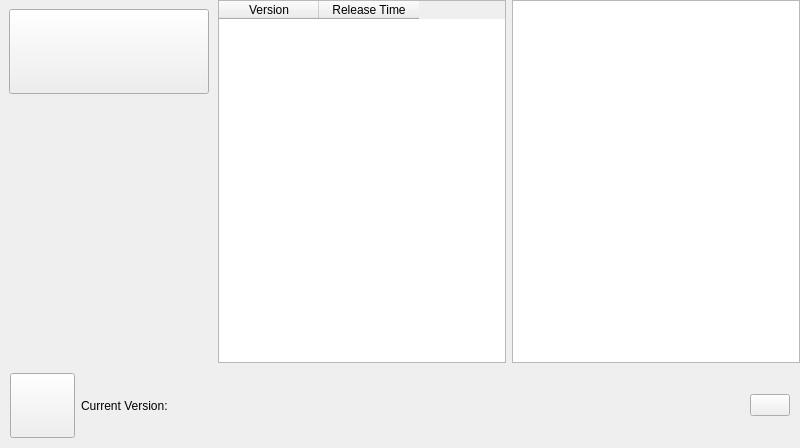
<?xml version="1.0" encoding="UTF-8"?>
<ui version="4.0">
 <class>UserUpdatePage</class>
 <widget class="QWidget" name="UserUpdatePage">
  <property name="geometry">
   <rect>
    <x>0</x>
    <y>0</y>
    <width>800</width>
    <height>448</height>
   </rect>
  </property>
  <property name="maximumSize">
   <size>
    <width>800</width>
    <height>448</height>
   </size>
  </property>
  <property name="windowTitle">
   <string>ControlWindow</string>
  </property>
  <layout class="QVBoxLayout" name="verticalLayout">
   <property name="spacing">
    <number>0</number>
   </property>
   <property name="leftMargin">
    <number>0</number>
   </property>
   <property name="topMargin">
    <number>0</number>
   </property>
   <property name="rightMargin">
    <number>0</number>
   </property>
   <property name="bottomMargin">
    <number>0</number>
   </property>
   <item>
    <layout class="QHBoxLayout" name="horizontalLayout_3">
     <item>
      <widget class="QWidget" name="LeftBar" native="true">
       <layout class="QVBoxLayout" name="verticalLayout_6">
        <property name="spacing">
         <number>6</number>
        </property>
        <property name="bottomMargin">
         <number>9</number>
        </property>
        <item>
         <widget class="QPushButton" name="CheckUpdate">
          <property name="sizePolicy">
           <sizepolicy hsizetype="Preferred" vsizetype="Maximum">
            <horstretch>0</horstretch>
            <verstretch>0</verstretch>
           </sizepolicy>
          </property>
          <property name="minimumSize">
           <size>
            <width>160</width>
            <height>85</height>
           </size>
          </property>
          <property name="maximumSize">
           <size>
            <width>16777215</width>
            <height>16777215</height>
           </size>
          </property>
          <property name="text">
           <string/>
          </property>
          <property name="icon">
           <iconset resource="img.qrc">
            <normaloff>:/img/img/Check_for_Update.png</normaloff>:/img/img/Check_for_Update.png</iconset>
          </property>
          <property name="iconSize">
           <size>
            <width>140</width>
            <height>65</height>
           </size>
          </property>
         </widget>
        </item>
        <item>
         <spacer name="verticalSpacer">
          <property name="orientation">
           <enum>Qt::Vertical</enum>
          </property>
          <property name="sizeHint" stdset="0">
           <size>
            <width>20</width>
            <height>40</height>
           </size>
          </property>
         </spacer>
        </item>
        <item>
         <spacer name="horizontalSpacer_2">
          <property name="orientation">
           <enum>Qt::Horizontal</enum>
          </property>
          <property name="sizeType">
           <enum>QSizePolicy::Fixed</enum>
          </property>
          <property name="sizeHint" stdset="0">
           <size>
            <width>200</width>
            <height>20</height>
           </size>
          </property>
         </spacer>
        </item>
       </layout>
      </widget>
     </item>
     <item>
      <widget class="QWidget" name="widget_2" native="true">
       <layout class="QHBoxLayout" name="horizontalLayout">
        <property name="leftMargin">
         <number>0</number>
        </property>
        <property name="topMargin">
         <number>0</number>
        </property>
        <property name="rightMargin">
         <number>0</number>
        </property>
        <property name="bottomMargin">
         <number>0</number>
        </property>
        <item>
         <widget class="QTableWidget" name="SoftwareList">
          <property name="sizePolicy">
           <sizepolicy hsizetype="Expanding" vsizetype="Expanding">
            <horstretch>0</horstretch>
            <verstretch>0</verstretch>
           </sizepolicy>
          </property>
          <property name="autoScroll">
           <bool>true</bool>
          </property>
          <column>
           <property name="text">
            <string>Version</string>
           </property>
          </column>
          <column>
           <property name="text">
            <string>Release Time</string>
           </property>
          </column>
         </widget>
        </item>
        <item>
         <widget class="QTextBrowser" name="DebugOutput">
          <property name="sizePolicy">
           <sizepolicy hsizetype="MinimumExpanding" vsizetype="Expanding">
            <horstretch>0</horstretch>
            <verstretch>0</verstretch>
           </sizepolicy>
          </property>
          <property name="maximumSize">
           <size>
            <width>400</width>
            <height>16777215</height>
           </size>
          </property>
         </widget>
        </item>
       </layout>
      </widget>
     </item>
    </layout>
   </item>
   <item>
    <widget class="QWidget" name="BottomBar" native="true">
     <layout class="QHBoxLayout" name="horizontalLayout_2">
      <property name="leftMargin">
       <number>10</number>
      </property>
      <property name="topMargin">
       <number>10</number>
      </property>
      <property name="rightMargin">
       <number>10</number>
      </property>
      <property name="bottomMargin">
       <number>10</number>
      </property>
      <item>
       <widget class="QPushButton" name="Back">
        <property name="sizePolicy">
         <sizepolicy hsizetype="Maximum" vsizetype="Maximum">
          <horstretch>0</horstretch>
          <verstretch>0</verstretch>
         </sizepolicy>
        </property>
        <property name="minimumSize">
         <size>
          <width>65</width>
          <height>65</height>
         </size>
        </property>
        <property name="maximumSize">
         <size>
          <width>16777215</width>
          <height>16777215</height>
         </size>
        </property>
        <property name="focusPolicy">
         <enum>Qt::NoFocus</enum>
        </property>
        <property name="text">
         <string/>
        </property>
        <property name="icon">
         <iconset resource="img.qrc">
          <normaloff>:/img/img/Small_arrow.png</normaloff>:/img/img/Small_arrow.png</iconset>
        </property>
        <property name="iconSize">
         <size>
          <width>55</width>
          <height>55</height>
         </size>
        </property>
       </widget>
      </item>
      <item>
       <widget class="QLabel" name="CurrentVersion">
        <property name="text">
         <string>Current Version:</string>
        </property>
       </widget>
      </item>
      <item>
       <spacer name="horizontalSpacer">
        <property name="orientation">
         <enum>Qt::Horizontal</enum>
        </property>
        <property name="sizeType">
         <enum>QSizePolicy::Expanding</enum>
        </property>
        <property name="sizeHint" stdset="0">
         <size>
          <width>282</width>
          <height>40</height>
         </size>
        </property>
       </spacer>
      </item>
      <item>
       <widget class="QPushButton" name="Update">
        <property name="sizePolicy">
         <sizepolicy hsizetype="Maximum" vsizetype="Maximum">
          <horstretch>0</horstretch>
          <verstretch>0</verstretch>
         </sizepolicy>
        </property>
        <property name="minimumSize">
         <size>
          <width>0</width>
          <height>0</height>
         </size>
        </property>
        <property name="maximumSize">
         <size>
          <width>16777215</width>
          <height>16777215</height>
         </size>
        </property>
        <property name="text">
         <string/>
        </property>
        <property name="icon">
         <iconset resource="img.qrc">
          <normaloff>:/img/img/Update-rollback.png</normaloff>:/img/img/Update-rollback.png</iconset>
        </property>
        <property name="iconSize">
         <size>
          <width>120</width>
          <height>60</height>
         </size>
        </property>
       </widget>
      </item>
     </layout>
    </widget>
   </item>
  </layout>
 </widget>
 <resources>
  <include location="img.qrc"/>
 </resources>
 <connections/>
</ui>
